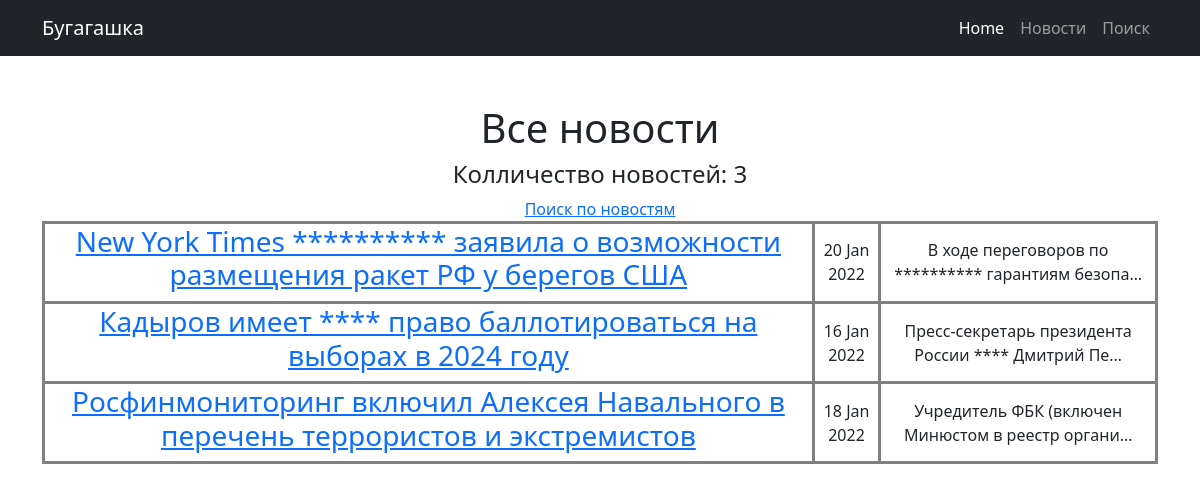
Page /news/ on the committed database.
### news/models.py (models this page shows, shortened)
class Post (models.Model):
    author = models.ForeignKey(Author, on_delete=models.CASCADE)
    NEWS = 'NW'
    ARTICLE = 'AR'
    CATEGORY_CHOICE = (
        (NEWS, 'Новость'),
        (ARTICLE, 'Статья')
    )
    categoryType = models.CharField(max_length=2, choices=CATEGORY_CHOICE, default=ARTICLE)
    dateCreation = models.DateTimeField(auto_now_add=True)
    postCategory = models.ManyToManyField(Category, through='PostCategory')
    title = models.CharField(max_length=128)
    text = models.TextField()
    rating = models.SmallIntegerField(default=0)

### news/views.py (the view)
# urls.py: path('', PostList.as_view()),
class PostList(ListView):
    model = Post
    template_name = 'posts.html'
    context_object_name = 'posts'
    queryset = Post.objects.order_by('id')
    paginate_by = 10

### news/templatetags/my_filters.py (called while the page is built)
@register.filter(name='Censor')
def Censor(value):
    censor_list = ['стопслово', 'стопслово2', 'стопслово3', 'стопслово1', 'тест']
    list_words = value.split()
    for i in censor_list:
        for j in list_words:
            if j == i:
                a = list_words.index(j)
                list_words.remove(j)
                list_words.insert(a, '*' * len(j))
    return ' '.join(list_words)

### templates/posts.html (shortened to what this page needs)
{% extends 'default.html' %}
{% load my_filters %}
{% block content %}
        <h1>Все новости</h1>
        <h4>Колличество новостей: {{ posts|length }}</h4>
        <a href="/news/search/">Поиск по новостям</a>
    {% if posts %}
        <table>
        {% for post in posts %}
            <tr>
                <td>
                    <h3><a href="{{ post.id }}">{{ post.title|Censor }}</a></h3>
                </td>
                <td>
                    {{ post.dateCreation|date:'d M Y' }}
                </td>
                <td>
                    {{ post.text|truncatechars:50|Censor }}
                </td>
            </tr>
        {% endfor %}
        </table>
    {% else %}
        <h1>Нет новостей</h1>
    {% endif %}
{% endblock content %}

### rows in the picture
Post: title|Censor "New York Times ********** заявила о возможности размещения ракет РФ у берегов США", dateCreation "20 Jan 2022", text|Censor "В ходе переговоров по ********** гарантиям безопа…"
Post: title|Censor "Кадыров имеет **** право баллотироваться на выборах в 2024 году", dateCreation "16 Jan 2022", text|Censor "Пресс-секретарь президента России **** Дмитрий Пе…"
Post: title|Censor "Росфинмониторинг включил Алексея Навального в перечень террористов и экстремистов", dateCreation "18 Jan 2022", text|Censor "Учредитель ФБК (включен Минюстом в реестр органи…"

### other values in the picture
{{ posts|length }} "3"
